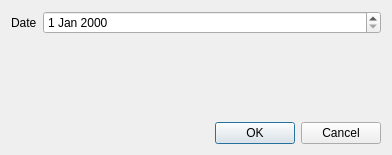
<?xml version="1.0" encoding="UTF-8"?>
<ui version="4.0">
 <class>MonthYearDialog</class>
 <widget class="QDialog" name="MonthYearDialog">
  <property name="geometry">
   <rect>
    <x>0</x>
    <y>0</y>
    <width>392</width>
    <height>155</height>
   </rect>
  </property>
  <property name="windowTitle">
   <string>Dialog</string>
  </property>
  <layout class="QVBoxLayout" name="verticalLayout">
   <item>
    <layout class="QFormLayout" name="formLayout">
     <item row="0" column="1">
      <widget class="QDateEdit" name="dateEdit"/>
     </item>
     <item row="0" column="0">
      <widget class="QLabel" name="label">
       <property name="text">
        <string>Date</string>
       </property>
      </widget>
     </item>
    </layout>
   </item>
   <item>
    <widget class="QDialogButtonBox" name="buttonBox">
     <property name="orientation">
      <enum>Qt::Horizontal</enum>
     </property>
     <property name="standardButtons">
      <set>QDialogButtonBox::Cancel|QDialogButtonBox::Ok</set>
     </property>
    </widget>
   </item>
  </layout>
 </widget>
 <resources/>
 <connections>
  <connection>
   <sender>buttonBox</sender>
   <signal>accepted()</signal>
   <receiver>MonthYearDialog</receiver>
   <slot>accept()</slot>
   <hints>
    <hint type="sourcelabel">
     <x>248</x>
     <y>254</y>
    </hint>
    <hint type="destinationlabel">
     <x>157</x>
     <y>274</y>
    </hint>
   </hints>
  </connection>
  <connection>
   <sender>buttonBox</sender>
   <signal>rejected()</signal>
   <receiver>MonthYearDialog</receiver>
   <slot>reject()</slot>
   <hints>
    <hint type="sourcelabel">
     <x>316</x>
     <y>260</y>
    </hint>
    <hint type="destinationlabel">
     <x>286</x>
     <y>274</y>
    </hint>
   </hints>
  </connection>
 </connections>
</ui>
